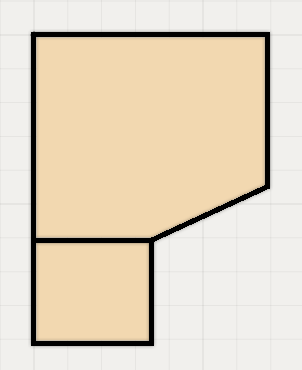
#> input picture 3Dim/images/bp1.png, 302 x 370 px, found by its file name
$ python detection.py
#> lines starting #> are read from the running program, lines starting #| are printed output that depends on the picture; after the words box and inside, x2 and y2 are one past the last pixel; in counts of white or black regions, pixels touching at a corner belong together
import cv2
import numpy as np


def detect_walls_and_doors(image_path, thickness_threshold=5, min_wall_length=50, max_line_separation=5, door_gap_threshold=200, door_min_length=30):
    """
    Detects walls and doors in an architectural blueprint. Filters by gap length.

    Args:
        image_path (str): Path to the blueprint image.
        thickness_threshold (int): Minimum pixel intensity for a line to be a wall.
        min_wall_length (int): Minimum length in pixels for a line to be a wall.
        max_line_separation (int): Maximum pixel distance to merge parallel lines.
        door_gap_threshold (int): Average pixel value threshold to consider a gap a door (higher = more strict).
        door_min_length (int): Minimum length of the gap to be considered a door.
    Returns:
        tuple: Lists of walls, doors, original image, and image with detections.
    """
#> called with image_path = 'images/bp1.png', thickness_threshold = 5, min_wall_length = 50, max_line_separation = 5, door_gap_threshold = 200, door_min_length = 30

    img = cv2.imread(image_path)
#> img is the input picture: shape (370, 302, 3); mean B, G, R 193.9, 214.4, 227.3
    if img is None:
        print(f"Error: Could not open or read image at {image_path}")
        return [], [], None, None

    img_with_detections = img.copy()
    gray = cv2.cvtColor(img, cv2.COLOR_BGR2GRAY)
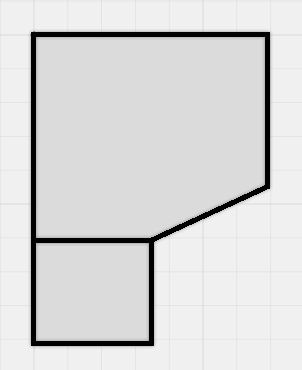
#> gray: shape (370, 302); min 0, max 240, mean 215.8
    edges = cv2.Canny(gray, 50, 150, apertureSize=3)
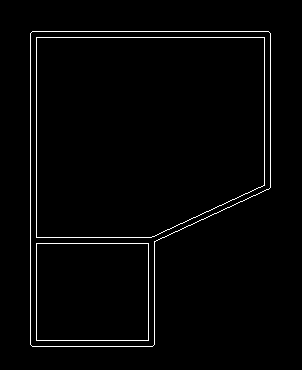
#> edges: shape (370, 302); 2% white in thin lines or dots, all inside (x1, y1, x2, y2) = (30, 31, 271, 347)

    lines = cv2.HoughLinesP(edges, 1, np.pi / 180, 100,
                            minLineLength=10, maxLineGap=10)  # Reduced minLineLength
#> lines = [[30, 344, 30, 33], [36, 346, 36, 31], [32, 31, 268, 31], [37, 37, 270, 37], [264, 190, 264, 38], [270, 187, 270, 33], [32, 346, 152, 346], [37, 340, 154, 340], [37, 243, 154, 243], [37, 237, 164, 237], [154, 344, 154, 236]]

    wall_segments = []
    door_segments = []

    if lines is not None:
        potential_walls = []
        for line in lines:
            x1, y1, x2, y2 = line[0]
            length = np.sqrt((x2 - x1)**2 + (y2 - y1)**2)

            line_mask = np.zeros_like(gray)
            cv2.line(line_mask, (x1, y1), (x2, y2), 255, 3)
            mean_intensity = cv2.mean(gray, mask=line_mask)[0]

            if mean_intensity > thickness_threshold and length >= min_wall_length:
                potential_walls.append(((x1, y1), (x2, y2), length))
#> this loop made 11 passes
#> (x1, y1, x2, y2, length, mean_intensity) on passes 1 to 11: (30, 344, 30, 33, 311, 130.7), (36, 346, 36, 31, 315, 116.1), (32, 31, 268, 31, 236, 130.8), (37, 37, 270, 37, 233, 119), (264, 190, 264, 38, 152, 116.9), (270, 187, 270, 33, 154, 129.2), (32, 346, 152, 346, 120, 131.3), (37, 340, 154, 340, 117, 116.9), (37, 243, 154, 243, 117, 115), (37, 237, 164, 237, 127, 113.5), (154, 344, 154, 236, 108, 125.8)
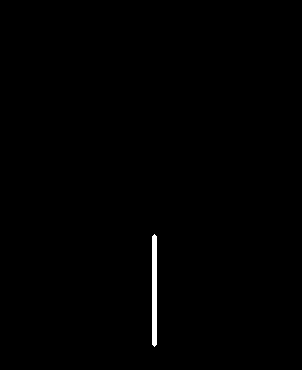
#> line_mask: shape (370, 302); 0.49% white; 1 white region, box (x1, y1, x2, y2) and area: (152, 234, 157, 347) 553
#> after the loop, potential_walls = 11 items

        merged_walls = []
        used_lines = set()

        for i, wall1 in enumerate(potential_walls):
            if i in used_lines:
                continue

            (x1_1, y1_1), (x2_1, y2_1), length1 = wall1
            merged = False

            for j in range(i + 1, len(potential_walls)):
                if j in used_lines:
                    continue

                (x1_2, y1_2), (x2_2, y2_2), length2 = potential_walls[j]

                angle1 = np.arctan2(y2_1 - y1_1, x2_1 - x1_1)
                angle2 = np.arctan2(y2_2 - y1_2, x2_2 - x1_2)
                angle_diff = abs(angle1 - angle2)

                dist1 = min(np.sqrt((x1_1 - x1_2)**2 + (y1_1 - y1_2)**2), np.sqrt((x1_1 - x2_2)**2 + (y1_1 - y2_2)**2),
                            np.sqrt((x2_1 - x1_2)**2 + (y2_1 - y1_2)**2), np.sqrt((x2_1 - x2_2)**2 + (y2_1 - y2_2)**2))

                if angle_diff < 0.1 and dist1 <= max_line_separation:
                    new_x1 = int((x1_1 + x1_2) / 2)
                    new_y1 = int((y1_1 + y1_2) / 2)
                    new_x2 = int((x2_1 + x2_2) / 2)
                    new_y2 = int((y2_1 + y2_2) / 2)
                    new_length = np.sqrt(
                        (new_x2 - new_x1)**2 + (new_y2 - new_y1)**2)

                    merged_walls.append(
                        ((new_x1, new_y1), (new_x2, new_y2), new_length))
                    used_lines.add(i)
                    used_lines.add(j)
                    merged = True
                    break

            if not merged:
                merged_walls.append(wall1)
#> this loop made 11 passes
#> (x1_1, y1_1, x2_1, y2_1, length1) on passes 1 to 11: (30, 344, 30, 33, 311), (36, 346, 36, 31, 315), (32, 31, 268, 31, 236), (37, 37, 270, 37, 233), (264, 190, 264, 38, 152), (270, 187, 270, 33, 154), (32, 346, 152, 346, 120), (37, 340, 154, 340, 117), (37, 243, 154, 243, 117), (37, 237, 164, 237, 127), (154, 344, 154, 236, 108)
#> after the loop, merged_walls = 11 items; used_lines = 0 items

        # Door Detection: Require a more rectangular shape of the gap, and check gap length
        for (x1, y1), (x2, y2), length in merged_walls:
            # Find midpoint of the wall
            mid_x = int((x1 + x2) / 2)
            mid_y = int((y1 + y2) / 2)

            # Define the rectangular region
            # Width of the rectangular area to check (adjust as needed)
            width = 20
            # Height of the rectangular area to check (adjust as needed)
            height = 20

            # Define the rectangular region
            x_start = max(0, mid_x - width // 2)
            x_end = min(gray.shape[1], mid_x + width // 2)
            y_start = max(0, mid_y - height // 2)
            y_end = min(gray.shape[0], mid_y + height // 2)

            # Extract the region of interest (ROI) from the grayscale image
            roi = gray[y_start:y_end, x_start:x_end]

            # Check if the ROI is empty
            if roi.size == 0:
                continue

            # Calculate the average intensity value within the ROI
            average_val = np.mean(roi)

            # Calculate gap length
            gap_length = length  # Approximation

            # Apply the threshold based on average value and gap length
            if average_val > door_gap_threshold and gap_length > door_min_length:  # Check Length as well
                # Door detected, mark it
                cv2.rectangle(img_with_detections, (x_start, y_start),
                              (x_end, y_end), (255, 0, 0), 2)  # Red for doors
                door_segments.append(
                    ((x_start + x_end) // 2, (y_start + y_end) // 2))

            else:
                # Draw just wall
                cv2.line(img_with_detections, (x1, y1),
                         (x2, y2), (0, 255, 0), 2)
                wall_segments.append(((x1, y1), (x2, y2), length))
#> this loop made 11 passes
#> (x1, y1, x2, y2, length, mid_x, mid_y, x_start) on passes 1 to 11: (30, 344, 30, 33, 311, 30, 188, 20), (36, 346, 36, 31, 315, 36, 188, 26), (32, 31, 268, 31, 236, 150, 31, 140), (37, 37, 270, 37, 233, 153, 37, 143), (264, 190, 264, 38, 152, 264, 114, 254), (270, 187, 270, 33, 154, 270, 110, 260), (32, 346, 152, 346, 120, 92, 346, 82), (37, 340, 154, 340, 117, 95, 340, 85), (37, 243, 154, 243, 117, 95, 243, 85), (37, 237, 164, 237, 127, 100, 237, 90), (154, 344, 154, 236, 108, 154, 290, 144)
#> pass 1, in detect_walls_and_doors, `roi = gray[y_start:y_end, x_start:x_end]`:
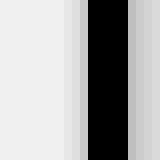
#> roi: shape (20, 20) (shown 8 times larger); min 0, max 240, mean 169.9
#> pass 3, in detect_walls_and_doors, `roi = gray[y_start:y_end, x_start:x_end]`:
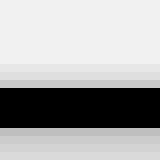
#> roi: shape (20, 20) (shown 8 times larger); min 0, max 240, mean 169.9
#> after the loop:
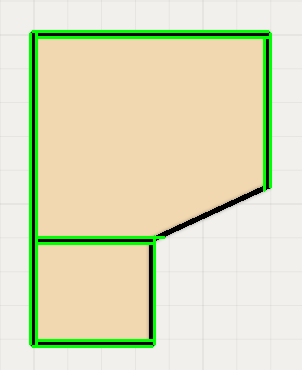
#> img_with_detections: shape (370, 302, 3); 5.33% of pixels changed, all inside (x1, y1, x2, y2) = (29, 30, 272, 348)
#> after the loop:
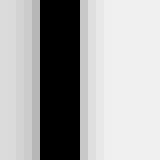
#> roi: shape (20, 20) (shown 8 times larger); min 0, max 240, mean 168.4
#> after the loop, door_segments = []; wall_segments = 11 items

    return wall_segments, door_segments, img, img_with_detections


def main():
    image_path = "images/bp1.png"
    thickness_threshold = 5
    min_wall_length = 50
    max_line_separation = 5
    door_gap_threshold = 200
    door_min_length = 30

    walls, doors, original_image, image_with_detections = detect_walls_and_doors(
        image_path, thickness_threshold, min_wall_length, max_line_separation, door_gap_threshold, door_min_length)
#> walls = 11 items; doors = []

    if walls:
        print("Detected Walls:")
        for wall in walls:
            (x1, y1), (x2, y2), length = wall
            print(
                f"  Start: ({x1}, {y1}), End: ({x2}, {y2}), Length: {length:.2f} pixels")
#> this loop made 11 passes
#|   Start: (30, 344), End: (30, 33), Length: 311.00 pixels
#|   Start: (36, 346), End: (36, 31), Length: 315.00 pixels
#|   Start: (32, 31), End: (268, 31), Length: 236.00 pixels
#|   Start: (37, 37), End: (270, 37), Length: 233.00 pixels
#|   Start: (264, 190), End: (264, 38), Length: 152.00 pixels
#|   Start: (270, 187), End: (270, 33), Length: 154.00 pixels
#|   Start: (32, 346), End: (152, 346), Length: 120.00 pixels
#|   Start: (37, 340), End: (154, 340), Length: 117.00 pixels
#> (further printed lines are left out)
    else:
        print("No walls detected.")

    if doors:
        print("Detected Doors:")
        for door in doors:
            print(f"  Center: {door}")
    else:
        print("No doors detected.")

    if original_image is not None and image_with_detections is not None:
        cv2.imshow("Original Image", original_image)
        cv2.imshow("Image with Detections", image_with_detections)
        cv2.waitKey(0)
        cv2.destroyAllWindows()


if __name__ == "__main__":
    main()

$ run again, with 3Dim/images/bp2.png copied over 3Dim/images/bp1.png
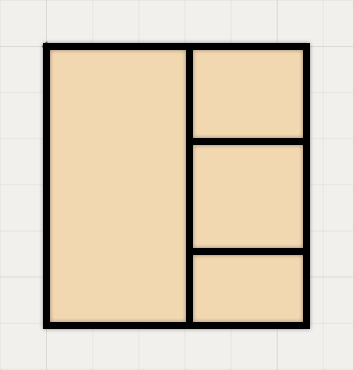
#> input picture 3Dim/images/bp2.png, 353 x 370 px, found by its file name
#> in detect_walls_and_doors, img is the input picture: shape (370, 353, 3); mean B, G, R 184.9, 205.9, 219.2
#> in detect_walls_and_doors, `edges = cv2.Canny(gray, 50, 150, apertureSize=3)`:
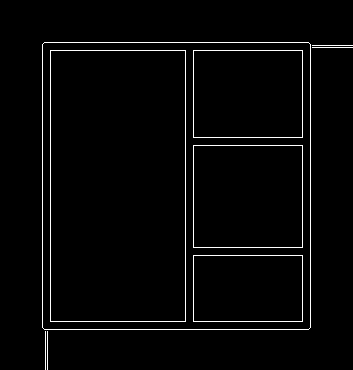
#> edges: shape (370, 353); 2.5% white in thin lines or dots, all inside (x1, y1, x2, y2) = (42, 42, 353, 370)
#> lines = 14 rows, first 6: [50, 329, 50, 42], [302, 329, 302, 42], [42, 321, 310, 321], [310, 327, 310, 44], [42, 327, 42, 44], [185, 329, 185, 42]
#> the loop in detect_walls_and_doors, `for line in lines:` made 14 passes
#> (x1, y1, x2, y2, length, mean_intensity) on passes 1 to 8: (50, 329, 50, 42, 287, 113.6), (302, 329, 302, 42, 287, 107.4), (42, 321, 310, 321, 268, 110.6), (310, 327, 310, 44, 283, 129.5), (42, 327, 42, 44, 283, 129.3), (185, 329, 185, 42, 287, 113.5), (44, 42, 308, 42, 264, 129.3), (44, 329, 308, 329, 264, 129.5)
#> after the loop in detect_walls_and_doors, `for line in lines:`: potential_walls = 14 items
#> the loop in detect_walls_and_doors, `for i, wall1 in enumerate(potential_walls):` made 14 passes
#> (x1_1, y1_1, x2_1, y2_1, length1) on passes 1 to 8: (50, 329, 50, 42, 287), (302, 329, 302, 42, 287), (42, 321, 310, 321, 268), (310, 327, 310, 44, 283), (42, 327, 42, 44, 283), (185, 329, 185, 42, 287), (44, 42, 308, 42, 264), (44, 329, 308, 329, 264)
#> after the loop in detect_walls_and_doors, `for i, wall1 in enumerate(potential_walls):`: used_lines = 0 items
#> the loop in detect_walls_and_doors, `for (x1, y1), (x2, y2), length in merged_walls:` made 14 passes
#> (x1, y1, x2, y2, length, mid_x, mid_y, x_start) on passes 1 to 8: (50, 329, 50, 42, 287, 50, 185, 40), (302, 329, 302, 42, 287, 302, 185, 292), (42, 321, 310, 321, 268, 176, 321, 166), (310, 327, 310, 44, 283, 310, 185, 300), (42, 327, 42, 44, 283, 42, 185, 32), (185, 329, 185, 42, 287, 185, 185, 175), (44, 42, 308, 42, 264, 176, 42, 166), (44, 329, 308, 329, 264, 176, 329, 166)
#> after the loop in detect_walls_and_doors, `for (x1, y1), (x2, y2), length in merged_walls:`:
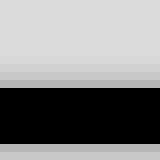
#> roi: shape (20, 20) (shown 8 times larger); min 0, max 219, mean 136.2
#> after the loop in detect_walls_and_doors, `for (x1, y1), (x2, y2), length in merged_walls:`: door_segments = []; wall_segments = 14 items
#> doors = []
#> the loop in main, `for wall in walls:` made 14 passes
#> (printed output is left out)
